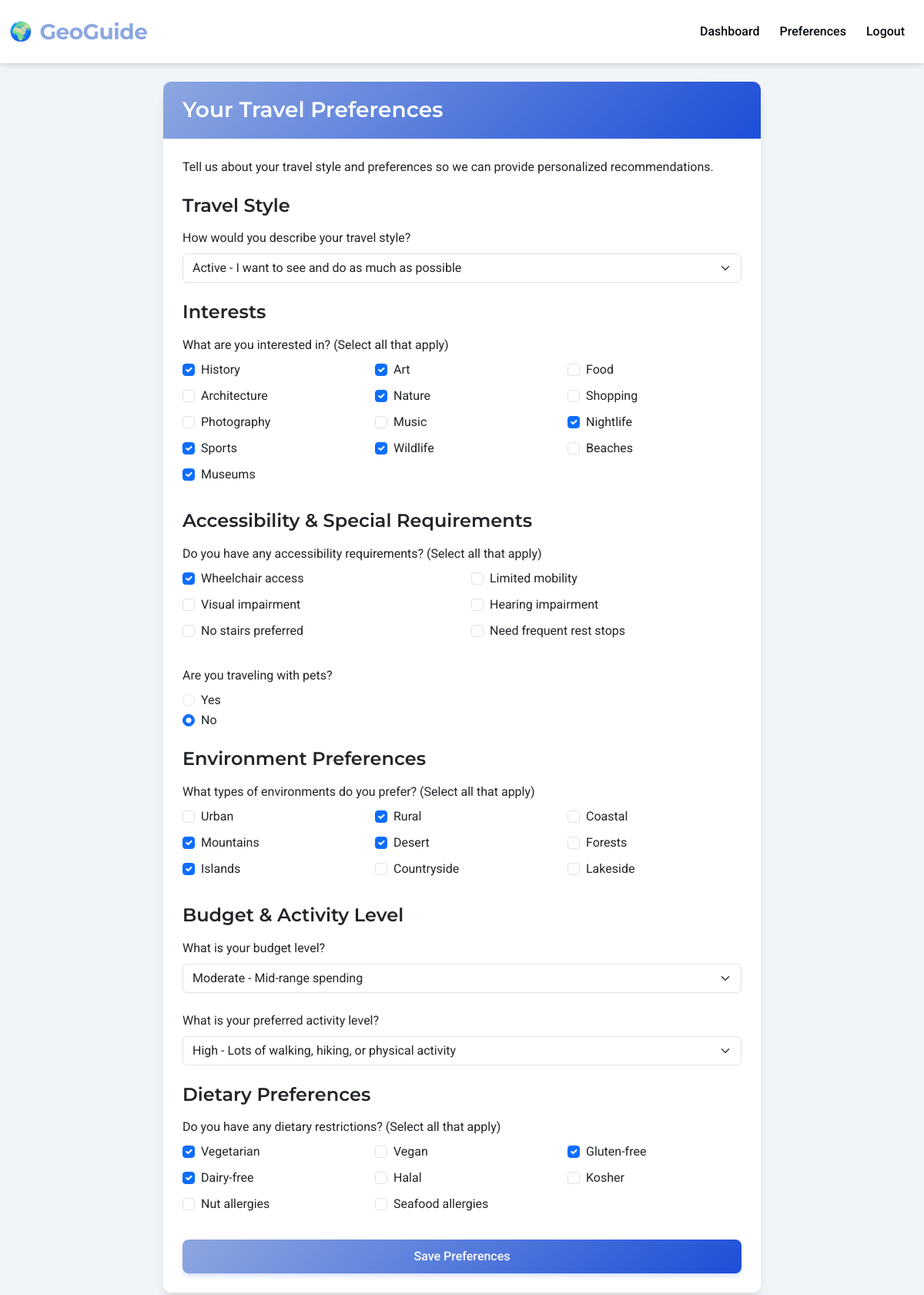
Page /preferences (signed in) on the committed database.
### app.py (models this page shows, shortened)
class User(db.Model):
    id = db.Column(db.Integer, primary_key=True)
    username = db.Column(db.String(80), unique=True, nullable=False)
    email = db.Column(db.String(120), unique=True, nullable=False)
    password_hash = db.Column(db.String(256), nullable=False)
    preferences = db.Column(db.JSON, nullable=True)

### app.py (the view, shortened to what this page needs)
@app.route('/preferences', methods=['GET', 'POST'])
def preferences():
    if 'user_id' not in session:
        return redirect(url_for('login'))
    user = User.query.get(session['user_id'])
    return render_template('preferences.html', user=user)

### templates/preferences.html (shortened to what this page needs)
{% extends 'base.html' %}
{% block content %}
<div class="row justify-content-center">
    <div class="col-md-8">
        <div class="card">
            <div class="card-header bg-primary text-white">
                <h3 class="card-title mb-0">Your Travel Preferences</h3>
            </div>
            <div class="card-body">
                <p class="mb-4">Tell us about your travel style and preferences so we can provide personalized recommendations.</p>
                <form method="POST">
                    <h4 class="mb-3">Travel Style</h4>
                    <div class="mb-4">
                        <label class="form-label">How would you describe your travel style?</label>
                        <select name="travel_style" class="form-select">
                            <option value="active" {% if user.preferences and user.preferences.travel_style == 'active' %}selected{% endif %}>Active - I want to see and do as much as possible</option>
                        </select>
                    </div>
                    <h4 class="mb-3">Interests</h4>
                    <div class="mb-4">
                        <label class="form-label">What are you interested in? (Select all that apply)</label>
                        <div class="row">
                            {% set interests = ['History', 'Art', 'Food', 'Architecture', 'Nature', 'Shopping', 'Photography', 'Music', 'Nightlife', 'Sports', 'Wildlife', 'Beaches', 'Museums'] %}
                            {% for interest in interests %}
                                <div class="col-md-4 mb-2">
                                    <div class="form-check">
                                        <input class="form-check-input" type="checkbox" name="interests" value="{{ interest|lower }}" id="interest_{{ interest|lower }}"
                                            {% if user.preferences and interest|lower in user.preferences.interests %}checked{% endif %}>
                                        <label class="form-check-label" for="interest_{{ interest|lower }}">{{ interest }}</label>
                                    </div>
                                </div>
                            {% endfor %}
                        </div>
                    </div>
                    <h4 class="mb-3">Accessibility & Special Requirements</h4>
                    <div class="mb-4">
                        <label class="form-label">Do you have any accessibility requirements? (Select all that apply)</label>
                        <div class="row">
                            {% set accessibility = ['Wheelchair access', 'Limited mobility', 'Visual impairment', 'Hearing impairment', 'No stairs preferred', 'Need frequent rest stops'] %}
                            {% for need in accessibility %}
                                <div class="col-md-6 mb-2">
                                    <div class="form-check">
                                        <input class="form-check-input" type="checkbox" name="accessibility_needs" value="{{ need|lower|replace(' ', '_') }}" id="access_{{ need|lower|replace(' ', '_') }}"
                                            {% if user.preferences and need|lower|replace(' ', '_') in user.preferences.accessibility_needs %}checked{% endif %}>
                                        <label class="form-check-label" for="access_{{ need|lower|replace(' ', '_') }}">{{ need }}</label>
                                    </div>
                                </div>
                            {% endfor %}
                        </div>
                    </div>
                    <div class="mb-4">
                        <label class="form-label">Are you traveling with pets?</label>
                        <div class="form-check">
                            <input class="form-check-input" type="radio" name="has_pets" id="has_pets_yes" value="yes"
                                {% if user.preferences and user.preferences.has_pets %}checked{% endif %}>
                            <label class="form-check-label" for="has_pets_yes">Yes</label>
                        </div>
                        <div class="form-check">
                            <input class="form-check-input" type="radio" name="has_pets" id="has_pets_no" value="no"
                                {% if user.preferences and not user.preferences.has_pets %}checked{% endif %}>
                            <label class="form-check-label" for="has_pets_no">No</label>
                        </div>
                    </div>
                    <h4 class="mb-3">Environment Preferences</h4>
                    <div class="mb-4">
                        <label class="form-label">What types of environments do you prefer? (Select all that apply)</label>
                        <div class="row">
                            {% set environments = ['Urban', 'Rural', 'Coastal', 'Mountains', 'Desert', 'Forests', 'Islands', 'Countryside', 'Lakeside'] %}
                            {% for env in environments %}
                                <div class="col-md-4 mb-2">
                                    <div class="form-check">
                                        <input class="form-check-input" type="checkbox" name="environments" value="{{ env|lower }}" id="env_{{ env|lower }}"
                                            {% if user.preferences and env|lower in user.preferences.preferred_environments %}checked{% endif %}>
                                        <label class="form-check-label" for="env_{{ env|lower }}">{{ env }}</label>
                                    </div>
                                </div>
                            {% endfor %}
                        </div>
                    </div>
                    <h4 class="mb-3">Budget & Activity Level</h4>
                    <div class="mb-4">
                        <label class="form-label">What is your budget level?</label>
                        <select name="budget" class="form-select">
                            <option value="moderate" {% if user.preferences and user.preferences.budget_level == 'moderate' %}selected{% endif %}>Moderate - Mid-range spending</option>
                        </select>
                    </div>
                    <div class="mb-4">
                        <label class="form-label">What is your preferred activity level?</label>
                        <select name="activity_level" class="form-select">
                            <option value="high" {% if user.preferences and user.preferences.activity_level == 'high' %}selected{% endif %}>High - Lots of walking, hiking, or physical activity</option>
                        </select>
                    </div>
                    <h4 class="mb-3">Dietary Preferences</h4>
                    <div class="mb-4">
                        <label class="form-label">Do you have any dietary restrictions? (Select all that apply)</label>
                        <div class="row">
                            {% set diets = ['Vegetarian', 'Vegan', 'Gluten-free', 'Dairy-free', 'Halal', 'Kosher', 'Nut allergies', 'Seafood allergies'] %}
                            {% for diet in diets %}
                                <div class="col-md-4 mb-2">
                                    <div class="form-check">
                                        <input class="form-check-input" type="checkbox" name="dietary_restrictions" value="{{ diet|lower|replace('-', '_') }}" id="diet_{{ diet|lower|replace('-', '_') }}"
                                            {% if user.preferences and diet|lower|replace('-', '_') in user.preferences.dietary_restrictions %}checked{% endif %}>
                                        <label class="form-check-label" for="diet_{{ diet|lower|replace('-', '_') }}">{{ diet }}</label>
                                    </div>
                                </div>
                            {% endfor %}
                        </div>
                    </div>
                    <div class="d-grid gap-2">
                        <button type="submit" class="btn btn-primary">Save Preferences</button>
                    </div>
                </form>
            </div>
        </div>
    </div>
</div>
{% endblock %}

### templates/base.html (style rules this page uses)
:root { --primary-color: #8da7e0; --primary-dark: #1d4ed8; --secondary-color: #10b981; --dark-color: #1e293b; --light-color: #f8fafc; --text-color: #020811; --text-light: #64748b; --border-radius: 10px; --card-shadow: 0 10px 15px -3px rgba(0, 0, 0, 0.1), 0 4px 6px -2px rgba(0, 0, 0, 0.05); --transition: all 0.3s ease; }
body { font-family: 'Roboto', sans-serif; color: var(--text-color); background-color: #f1f5f9; background-image: url('https://images.unsplash.com/photo-1506905925346-21bda4d32df4?ixlib=rb-1.2.1&auto=format&fit=crop&w=1920&q=80'); background-size: cover; background-attachment: fixed; background-position: center; position: relative; }
body::before { content: ""; position: fixed; top: 0; left: 0; width: 100%; height: 100%; background-color: rgba(255, 255, 255, 0.01); z-index: -1; }
h1, h2, h3, h4, h5, h6 { font-family: 'Montserrat', sans-serif; font-weight: 600; }
.card { border: none; border-radius: var(--border-radius); box-shadow: var(--card-shadow); background-color: rgba(255, 255, 255, 0.95); overflow: hidden; transition: var(--transition); margin-bottom: 25px; }
.card-header { border-bottom: none; background: linear-gradient(135deg, var(--primary-color) 0%, var(--primary-dark) 100%); color: white; padding: 20px 25px; }
.card-body { padding: 25px; }
.btn { font-weight: 500; padding: 10px 20px; border-radius: 8px; transition: var(--transition); }
.btn-primary { background: linear-gradient(135deg, var(--primary-color) 0%, var(--primary-dark) 100%); border: none; box-shadow: 0 4px 6px -1px rgba(37, 99, 235, 0.2); }

### rows in the picture
User: travel_style "Active - I want to see and do as much as possible", preferences "☑" "☑" "☑" "☑" "☑" "☑" "☑", preferences "☑", preferences "☐ Yes", preferences "☑ No", preferences "☑" "☑" "☑" "☑", budget "Moderate - Mid-range spending", activity_level "High - Lots of walking, hiking, or physical activity", preferences "☑" "☑" "☑"

### other values in the picture
{{ interest }} "History" "Art" "Food" "Architecture" "Nature" "Shopping" "Photography" "Music" "Nightlife" "Sports" "Wildlife" "Beaches" "Museums"
{{ need }} "Wheelchair access" "Limited mobility" "Visual impairment" "Hearing impairment" "No stairs preferred" "Need frequent rest stops"
{{ env }} "Urban" "Rural" "Coastal" "Mountains" "Desert" "Forests" "Islands" "Countryside" "Lakeside"
{{ diet }} "Vegetarian" "Vegan" "Gluten-free" "Dairy-free" "Halal" "Kosher" "Nut allergies" "Seafood allergies"
